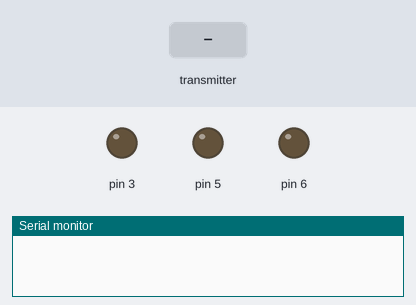
The sketch below on a simulated Arduino Uno, built with avr-gcc and run on an emulated ATmega328P. On the bench: output pins drawn as LEDs (lit = HIGH), the last lines printed to the serial monitor. Inputs (shaded band) come from the test bench. No radio packets arrive unless stated.

Above: at 1.2 s.
1.3 s: the transmitter starts sending data.0 = 0
At 3.5 s:
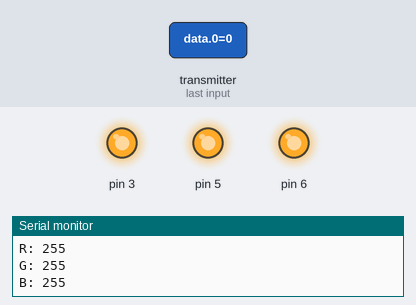
3.8 s: the transmitter starts sending data.1 = 64
At 6.0 s:
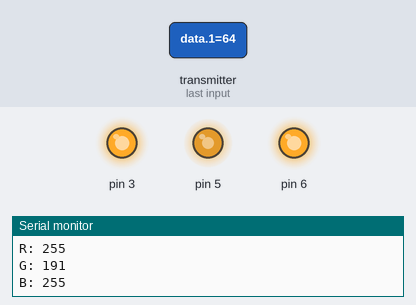
6.8 s: the transmitter starts sending data.2 = 64
At 9.5 s:
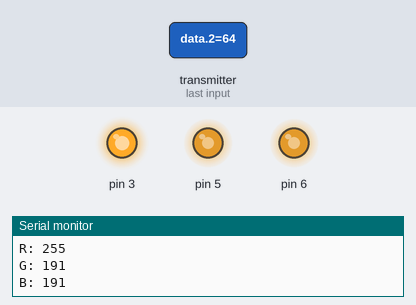
9.8 s: the transmitter starts sending data.0 = 64
At 12.1 s:
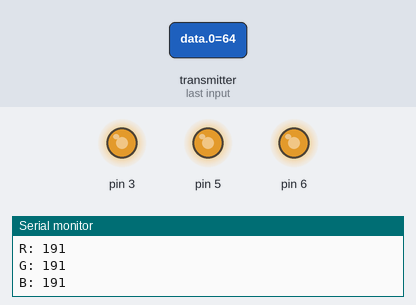
12.8 s: the transmitter starts sending data.1 = 128
At 15.5 s:
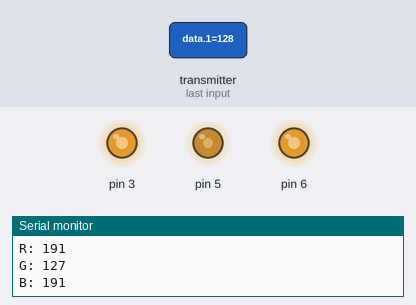
15.8 s: the transmitter starts sending data.2 = 128
At 18.2 s:
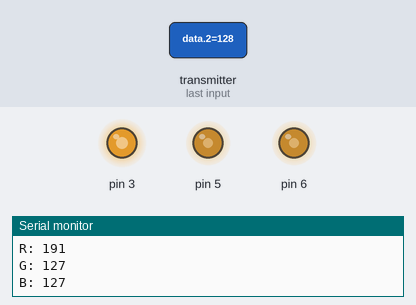
Timing chart, 0 to 19.7 s (numbered marks = the images above; inputs shaded):
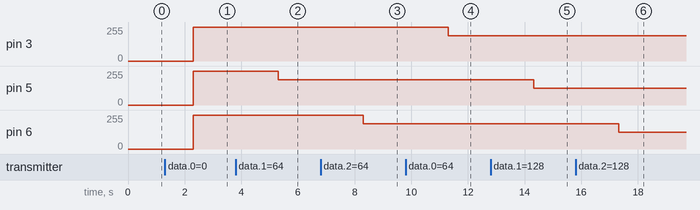

The sketch:

RX_433.ino
```cpp
// include libraries:
#include <RH_ASK.h>
#include <SPI.h>

// Create an instance of the RadioHead ASK handler:
// -> Default pins for the RF modules:
//    Pin 11: Data input from receiver
//    Pin 12: Data output to transmitter
RH_ASK radio;

// Create and initialize three 8-bit variables for our received RGB values:
uint8_t r = 0;
uint8_t g = 0;
uint8_t b = 0;

void setup() {
  // initialize the RadioHead library:
  radio.init();
     Serial.begin(9600);   // inicializa monitor serie a 9600 bps

  //declare pin 3, 5 and 6 as output pins so that the analog voltages for the RGB LED can later be written to them:
  pinMode(3, OUTPUT);
  pinMode(5, OUTPUT);
  pinMode(6, OUTPUT);
}

void loop() {
  // create an empty array of 8-bit variables that is used to store the received data:
  uint8_t data[3];
  // store the expected data length in a variable (3 Bytes: One for r, g, and b):
  uint8_t dataLength = 3;

  // check if data has been received by RadioHead and push the empty array as well as the
  // expected dataLength to RadioHead, so that it can store the received data inside the provided array:
  if(radio.recv(data, &dataLength)){
    // when data has been received, extract the received RGB values from the array:
    // -> The order must be the same as in the dataArray[] on the transmitter side (here: 0: red, 1: green, 2: blue):
    r = data[0];
    g = data[1];
    b = data[2];

     Serial.print("R: ");  // imprime Mensaje:
     Serial.println(255-r);   // imprime buffer de mensaje
     Serial.print("G: ");  // imprime Mensaje:
     Serial.println(255-g);   // imprime buffer de mensaje
     Serial.print("B: ");  // imprime Mensaje:
     Serial.println(255-b);   // imprime buffer de mensaje
delay(1000);


    // afterwards write the received values to the analog pins of the RGB LED:
    outputValues();
  }
}

void outputValues(){
  // write the RGB values stored in the global r, g and b variables to pin 3, 5 and 6 where the RGB LED is connected:
  // -> Since I used a common anode RGB leds, the analog pins act as the ground pins of the LED. Therefore the signals must be inverted,
  // e.g. '0' means full brightness and '255' means completely dark.
  analogWrite(3, 255-r);
  analogWrite(5, 255-g);
  analogWrite(6, 255-b);


}
```

Measured:
- after the input at 1.3 s, pin 3, pin 5, pin 6: 0/255 → 255/255 after 1.0 s
- after the input at 3.8 s, pin 5: 255/255 → 191/255 after 1.5 s
- after the input at 6.8 s, pin 6: 255/255 → 191/255 after 1.5 s
- after the input at 9.8 s, pin 3: 255/255 → 191/255 after 1.5 s
- after the input at 12.8 s, pin 5: 191/255 → 127/255 after 1.5 s
- after the input at 15.8 s, pin 6: 191/255 → 127/255 after 1.5 s
